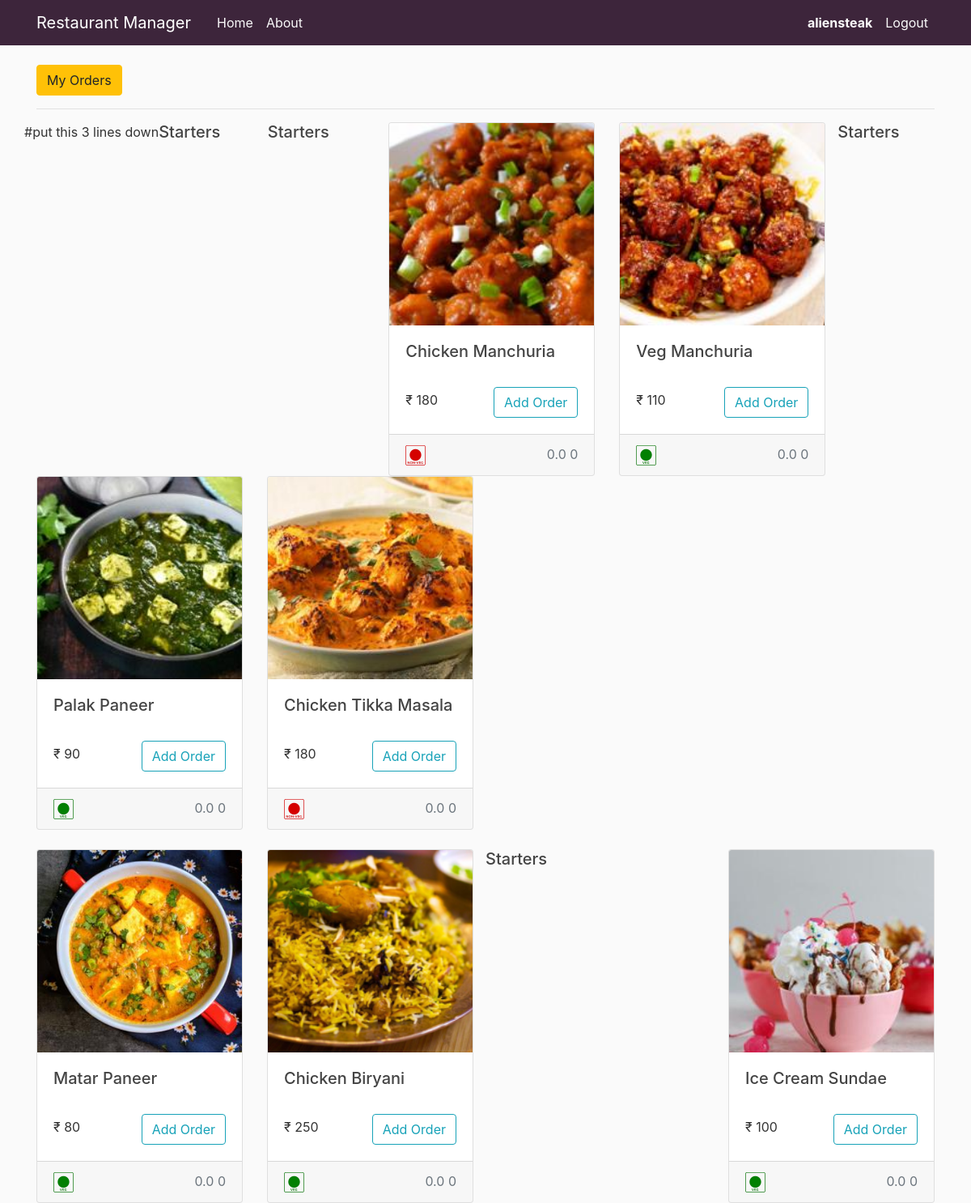
The app's page /menu/ (signed in) with its own data.
### home/models.py (models this page shows, shortened)
class Menu(models.Model):
    name = models.CharField(max_length=100)
    price = models.IntegerField(default=0)
    rating = models.FloatField(default=0)
    votes = models.IntegerField(default=0)
    veg = models.BooleanField(default=True)
    category_choices = (
        (1, 'Starters'),
        (2, 'Main Course'),
        (3, 'Desserts'),
        (4, 'Berverages'),
        (5, 'Misc'),
    )
    category = models.IntegerField(choices=category_choices, default=5)
    image = models.ImageField(default='default.jpg', upload_to='food')

### home/views.py (the view)
# urls.py: path('menu/', views.menu_view, name='home-menu'),
def menu_view(request):
    menus = Menu.objects.order_by('category')
    categories = ['Starters', 'Main Course', 'Bevrages', 'Desserts']
    numbers = [0,1,2,3]
    context = {
        'menus': menus,
        'categories': categories,
        'nums': numbers,
    }
    return render(request, "home/menu.html", context)

### home/templates/home/menu.html (shortened to what this page needs)
{% extends 'blog/base.html' %}
{% load static %}
{% block content %}
    <button id="order" class="btn btn-warning">My Orders</button>
    <hr>
    <div class="row" > #put this 3 lines down
        {% for index in nums %}
            <h5>{{ categories.0 }}</h5> <hr>
            {% for menu in menus %}
                {% if menu.category is index %}
                    <div class="col-md-3">
                        <div class="card">
                            <img src="{{ menu.image.url }}" class="card-img-top" alt="{{ menu.name }}"
                            style="width: 100%; height: 250px; object-fit: cover;" />
                            <div class="card-body">
                                <h5 class="card-text">{{ menu.name }}</h5> <br>
                                <div class="row">
                                    <div class="col-xl-6">
                                        <p class="card-text mt-1">₹ {{ menu.price }}</p>
                                    </div>
                                    <div class="col-xl-6">
                                        <div style="float: right;" >
                                            <button id="{{ menu.id }}" class="btn btn-outline-info" >Add Order</button>
                                        </div>
                                    </div>
                                </div>
                            </div>
                            <div class="card-footer text-muted text-centered container-fluid" style="display: inline;">
                                <div class="row">
                                    <div class="col-md-8">
                                        {% if menu.veg == True %}
                                            <img src="/media/veg.png" alt="veg" width="25" height="25">
                                        {% else %}
                                            <img src="/media/non-veg.png" alt="non-veg" width="25" height="25">
                                        {% endif %}
                                    </div>
                                    <div class="col-md-4">
                                        <span style="float:right; text-align: right;">
                                            {{ menu.rating }}
                                            {{ menu.votes }}
                                        </span>
                                    </div>
                                </div>
                            </div>
                        </div>
                    </div>
                    {% if forloop.counter|divisibleby:"4" and not forloop.last %}
                    </div><br><div class="row">
                    {% endif %}
                {% endif %}
            {% endfor %}
        {% endfor %}
    </div>
{% endblock content %}

### blog/templates/blog/nav.html (shortened to what this page needs)
<header class="site-header">
  <nav class="navbar navbar-expand-md navbar-dark bg-steel fixed-top">
    <div class="container">
      <a class="navbar-brand mr-4" href="{% url 'home' %}">Restaurant Manager</a>
      <div class="collapse navbar-collapse" id="navbarToggle">
        <div class="navbar-nav mr-auto">
          <a class="nav-item nav-link" href="{% url 'home' %}">Home</a>
          <a class="nav-item nav-link" href="{% url 'blog-home' %}">About</a>
        </div>
        <div class="navbar-nav">
          {% if user.is_authenticated %}
            <div class="navbar-nav">
              <a class="nav-item nav-link" href="{% url 'users-profile' %}"><b>{{ user.username }}</b></a>
              <a class="nav-item nav-link" href="{% url 'users-logout' %}">Logout</a>
            </div>
          {% else %}
            <a class="nav-item nav-link" href="{% url 'users-login' %}">Login</a>
            <a class="nav-item nav-link" href="{% url 'users-register' %}">Register</a>
          {% endif %}
        </div>
      </div>
    </div>
  </nav>
</header>

### blog/static/blog/css/style.css (style rules this page uses)
:root { --main-accent: #3D253B; --main-accent-text: #FAFAFA; }
body { background: #fafafa; color: #333333; margin-top: 5rem; }
h1, h2, h3, h4, h5, h6 { color: #444444; }
.bg-steel { background-color: var(--main-accent); }
.site-header .navbar-nav .nav-link { color: var(--main-accent-text); }

### records on screen
Menu: image (picture), name "Chicken Manchuria", price "180", veg False (drawn), rating "0.0", votes "0"
Menu: image (placeholder picture), name "Veg Manchuria", price "110", veg True (drawn), rating "0.0", votes "0"
Menu: image (picture), name "Palak Paneer", price "90", veg True (drawn), rating "0.0", votes "0"
Menu: image (picture), name "Chicken Tikka Masala", price "180", veg False (drawn), rating "0.0", votes "0"
Menu: image (picture), name "Matar Paneer", price "80", veg True (drawn), rating "0.0", votes "0"
Menu: image (picture), name "Chicken Biryani", price "250", veg True (drawn), rating "0.0", votes "0"
Menu: image (picture), name "Ice Cream Sundae", price "100", veg True (drawn), rating "0.0", votes "0"

### other values on screen
{{ user.username }} "aliensteak"
{{ categories.0 }} "Starters" "Starters" "Starters" "Starters"
